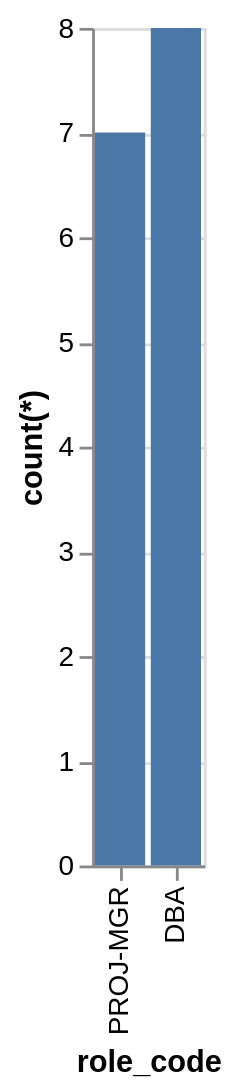

Source (Vega-Lite JSON):
### Vega-Lite specification from a JSON file in a GitHub repository (floating-point values rounded to 4 significant figures)
{"data": {"values": [{"x_data": "PROJ-MGR", "y_data": 7}, {"x_data": "DBA", "y_data": 8}]}, "mark": "bar", "encoding": {"x": {"field": "x_data", "type": "nominal", "title": "role_code", "sort": "descending"}, "y": {"field": "y_data", "type": "quantitative", "title": "count(*)"}}}
